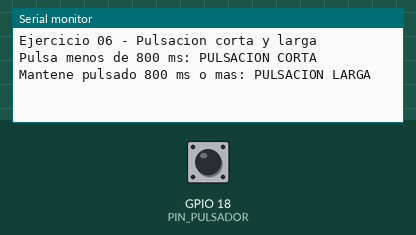
Bench run of a sketch on a simulated ESP32. Shown: the last lines printed to the serial monitor. The inputs (shaded band) are chosen by the test bench; at power-on: GPIO 18 (PIN_PULSADOR) HIGH.

Above: at 1.2 s.
1.3 s: GPIO 18 (PIN_PULSADOR) pulled LOW for 0.15 s
At 2.6 s:
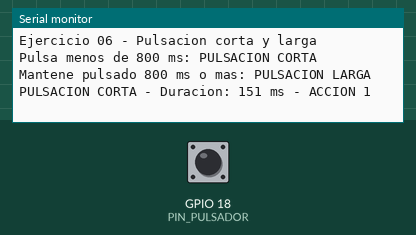
2.9 s: GPIO 18 (PIN_PULSADOR) pulled LOW for 1 s
At 5.1 s:
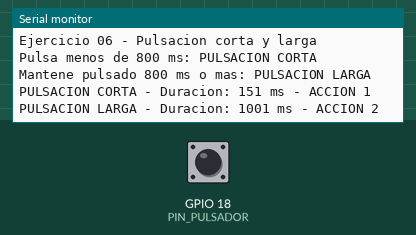
5.4 s: GPIO 18 (PIN_PULSADOR) pulled LOW for 1 s
At 7.3 s:
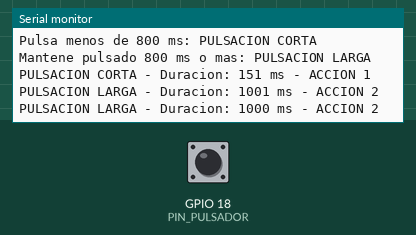

Measured:
- after the input at 1.3 s, the serial monitor: prints a new line after 0.19 s (image 1)
- after the input at 2.9 s, the serial monitor: prints a new line after 1.0 s (image 2)
- after the input at 5.4 s, the serial monitor: prints a new line after 1.0 s (image 3)

The sketch:

06_Pulsacion_Corta_Larga.ino
```cpp
// AirtekLab - Programacion de pulsadores con ESP32
// Ejercicio 06: distinguir pulsacion corta y larga
// Placa: ESP32 Dev Module
// Pulsador: GPIO 18 a GND
// Monitor Serie: 115200 baudios
// La accion se informa al soltar el pulsador.

const int PIN_PULSADOR = 18;
const unsigned long TIEMPO_ANTIRREBOTE = 40;
const unsigned long UMBRAL_PULSACION_LARGA = 800;

int lecturaAnterior = HIGH;
int estadoEstable = HIGH;
unsigned long momentoCambio = 0;

unsigned long momentoPulsacion = 0;

void setup() {
  Serial.begin(115200);
  pinMode(PIN_PULSADOR, INPUT_PULLUP);

  Serial.println("Ejercicio 06 - Pulsacion corta y larga");
  Serial.println("Pulsa menos de 800 ms: PULSACION CORTA");
  Serial.println("Mantene pulsado 800 ms o mas: PULSACION LARGA");
}

void loop() {
  int lectura = digitalRead(PIN_PULSADOR);

  // Detectamos cambios en la lectura del pulsador.
  if (lectura != lecturaAnterior) {
    lecturaAnterior = lectura;
    momentoCambio = millis();
  }

  // Aceptamos el cambio solo si la lectura se mantuvo estable 40 ms.
  if ((millis() - momentoCambio) >= TIEMPO_ANTIRREBOTE) {
    if (lectura != estadoEstable) {
      estadoEstable = lectura;

      if (estadoEstable == LOW) {
        // NUEVO: registramos el momento en que comienza la pulsacion.
        momentoPulsacion = millis();
      } else {
        // NUEVO: al soltar, calculamos cuanto tiempo estuvo pulsado.
        unsigned long duracionPulsacion = millis() - momentoPulsacion;

        if (duracionPulsacion >= UMBRAL_PULSACION_LARGA) {
          Serial.print("PULSACION LARGA - Duracion: ");
          Serial.print(duracionPulsacion);
          Serial.println(" ms - ACCION 2");
        } else {
          Serial.print("PULSACION CORTA - Duracion: ");
          Serial.print(duracionPulsacion);
          Serial.println(" ms - ACCION 1");
        }
      }
    }
  }
}
```
